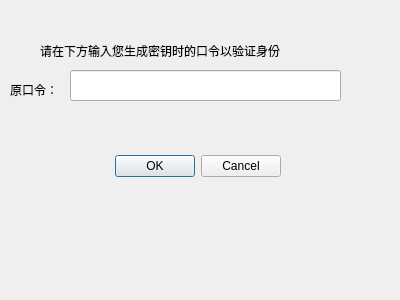
<?xml version="1.0" encoding="UTF-8"?>
<ui version="4.0">
 <class>infoverify</class>
 <widget class="QDialog" name="infoverify">
  <property name="geometry">
   <rect>
    <x>0</x>
    <y>0</y>
    <width>400</width>
    <height>300</height>
   </rect>
  </property>
  <property name="windowTitle">
   <string>Dialog</string>
  </property>
  <widget class="QDialogButtonBox" name="buttonBox">
   <property name="geometry">
    <rect>
     <x>-60</x>
     <y>150</y>
     <width>341</width>
     <height>32</height>
    </rect>
   </property>
   <property name="orientation">
    <enum>Qt::Horizontal</enum>
   </property>
   <property name="standardButtons">
    <set>QDialogButtonBox::Cancel|QDialogButtonBox::Ok</set>
   </property>
  </widget>
  <widget class="QLabel" name="label">
   <property name="geometry">
    <rect>
     <x>40</x>
     <y>40</y>
     <width>301</width>
     <height>21</height>
    </rect>
   </property>
   <property name="text">
    <string>请在下方输入您生成密钥时的口令以验证身份</string>
   </property>
  </widget>
  <widget class="QLineEdit" name="InfoVerifyInput">
   <property name="geometry">
    <rect>
     <x>70</x>
     <y>70</y>
     <width>271</width>
     <height>31</height>
    </rect>
   </property>
  </widget>
  <widget class="QLabel" name="label_2">
   <property name="geometry">
    <rect>
     <x>10</x>
     <y>80</y>
     <width>61</width>
     <height>20</height>
    </rect>
   </property>
   <property name="text">
    <string>原口令：</string>
   </property>
  </widget>
 </widget>
 <resources/>
 <connections>
  <connection>
   <sender>buttonBox</sender>
   <signal>accepted()</signal>
   <receiver>infoverify</receiver>
   <slot>accept()</slot>
   <hints>
    <hint type="sourcelabel">
     <x>248</x>
     <y>254</y>
    </hint>
    <hint type="destinationlabel">
     <x>157</x>
     <y>274</y>
    </hint>
   </hints>
  </connection>
  <connection>
   <sender>buttonBox</sender>
   <signal>rejected()</signal>
   <receiver>infoverify</receiver>
   <slot>reject()</slot>
   <hints>
    <hint type="sourcelabel">
     <x>316</x>
     <y>260</y>
    </hint>
    <hint type="destinationlabel">
     <x>286</x>
     <y>274</y>
    </hint>
   </hints>
  </connection>
 </connections>
</ui>
